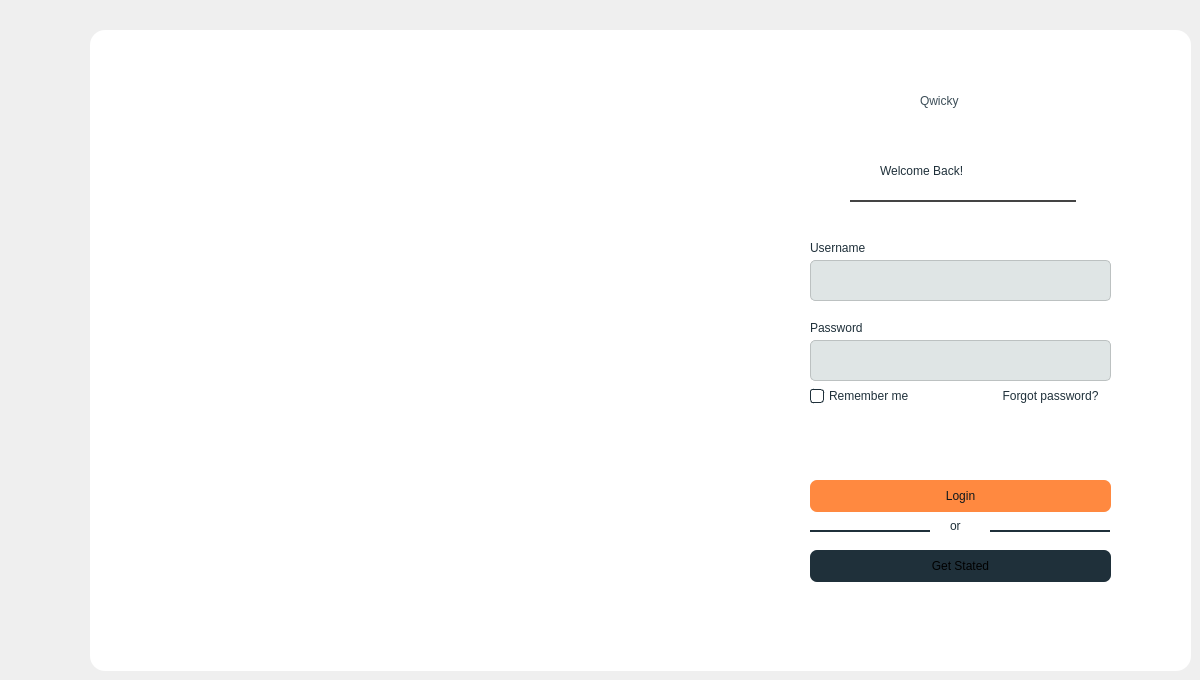
    <widget class="QWidget" name="Login_QW">
     <widget class="QGroupBox" name="groupBox">
      <property name="geometry">
       <rect>
        <x>90</x>
        <y>30</y>
        <width>1101</width>
        <height>641</height>
       </rect>
      </property>
      <property name="styleSheet">
       <string notr="true">background: rgb(255, 255, 255);
    border-radius: 15px;</string>
      </property>
      <property name="title">
       <string/>
      </property>
      <widget class="QGroupBox" name="groupBox_3">
       <property name="geometry">
        <rect>
         <x>630</x>
         <y>0</y>
         <width>431</width>
         <height>621</height>
        </rect>
       </property>
       <property name="styleSheet">
        <string notr="true">background: rgb(255, 255, 255);
    border-radius: 15px;</string>
       </property>
       <property name="title">
        <string/>
       </property>
       <widget class="QPushButton" name="Login_PB">
        <property name="geometry">
         <rect>
          <x>90</x>
          <y>450</y>
          <width>301</width>
          <height>32</height>
         </rect>
        </property>
        <property name="palette">
         <palette>
          <active>
           <colorrole role="Button">
            <brush brushstyle="SolidPattern">
             <color alpha="255">
              <red>255</red>
              <green>137</green>
              <blue>64</blue>
             </color>
            </brush>
           </colorrole>
           <colorrole role="Text">
            <brush brushstyle="SolidPattern">
             <color alpha="255">
              <red>31</red>
              <green>48</green>
              <blue>58</blue>
             </color>
            </brush>
           </colorrole>
           <colorrole role="ButtonText">
            <brush brushstyle="SolidPattern">
             <color alpha="255">
              <red>15</red>
              <green>24</green>
              <blue>29</blue>
             </color>
            </brush>
           </colorrole>
           <colorrole role="Base">
            <brush brushstyle="SolidPattern">
             <color alpha="255">
              <red>255</red>
              <green>137</green>
              <blue>64</blue>
             </color>
            </brush>
           </colorrole>
           <colorrole role="Window">
            <brush brushstyle="SolidPattern">
             <color alpha="255">
              <red>255</red>
              <green>137</green>
              <blue>64</blue>
             </color>
            </brush>
           </colorrole>
          </active>
          <inactive>
           <colorrole role="Button">
            <brush brushstyle="SolidPattern">
             <color alpha="255">
              <red>255</red>
              <green>137</green>
              <blue>64</blue>
             </color>
            </brush>
           </colorrole>
           <colorrole role="Text">
            <brush brushstyle="SolidPattern">
             <color alpha="255">
              <red>31</red>
              <green>48</green>
              <blue>58</blue>
             </color>
            </brush>
           </colorrole>
           <colorrole role="ButtonText">
            <brush brushstyle="SolidPattern">
             <color alpha="255">
              <red>15</red>
              <green>24</green>
              <blue>29</blue>
             </color>
            </brush>
           </colorrole>
           <colorrole role="Base">
            <brush brushstyle="SolidPattern">
             <color alpha="255">
              <red>255</red>
              <green>137</green>
              <blue>64</blue>
             </color>
            </brush>
           </colorrole>
           <colorrole role="Window">
            <brush brushstyle="SolidPattern">
             <color alpha="255">
              <red>255</red>
              <green>137</green>
              <blue>64</blue>
             </color>
            </brush>
           </colorrole>
          </inactive>
          <disabled>
           <colorrole role="Button">
            <brush brushstyle="SolidPattern">
             <color alpha="255">
              <red>255</red>
              <green>137</green>
              <blue>64</blue>
             </color>
            </brush>
           </colorrole>
           <colorrole role="Base">
            <brush brushstyle="SolidPattern">
             <color alpha="255">
              <red>255</red>
              <green>137</green>
              <blue>64</blue>
             </color>
            </brush>
           </colorrole>
           <colorrole role="Window">
            <brush brushstyle="SolidPattern">
             <color alpha="255">
              <red>255</red>
              <green>137</green>
              <blue>64</blue>
             </color>
            </brush>
           </colorrole>
          </disabled>
         </palette>
        </property>
        <property name="styleSheet">
         <string notr="true">QPushButton {
    background-color: rgb(255, 137, 64);
    border: none;
    border-radius: 7px;
}
QPushButton::pressed {
    background-color: rgb(255, 85, 0);
}</string>
        </property>
        <property name="text">
         <string>Login</string>
        </property>
       </widget>
       <widget class="QLineEdit" name="Password_LE">
        <property name="geometry">
         <rect>
          <x>90</x>
          <y>310</y>
          <width>301</width>
          <height>41</height>
         </rect>
        </property>
        <property name="styleSheet">
         <string notr="true">QLineEdit {
	background-color: rgb(223, 229, 229);
	color: rgb(31, 48, 58);
	border-radius: 5px;
	border-width: 0.5px;
	border-style: solid;
	border-color: rgb(188, 193, 193);
	padding-left: 5px;
	padding-right: 30px;
}

QLineEdit:focus {
    border-color: rgb(52, 81, 98);
}</string>
        </property>
        <property name="text">
         <string/>
        </property>
       </widget>
       <widget class="QPushButton" name="SignUp_PB">
        <property name="geometry">
         <rect>
          <x>90</x>
          <y>520</y>
          <width>301</width>
          <height>32</height>
         </rect>
        </property>
        <property name="styleSheet">
         <string notr="true">QPushButton {
    background-color: rgb(31, 48, 58);
    border: none;
    border-radius: 7px;
}
QPushButton::pressed {
    background-color: rgb(16, 25, 30);
}</string>
        </property>
        <property name="text">
         <string>Get Stated</string>
        </property>
       </widget>
       <widget class="QLineEdit" name="Username_LE">
        <property name="geometry">
         <rect>
          <x>90</x>
          <y>230</y>
          <width>301</width>
          <height>41</height>
         </rect>
        </property>
        <property name="styleSheet">
         <string notr="true">QLineEdit {
	background-color: rgb(223, 229, 229);
	color: rgb(31, 48, 58);
	border-radius: 5px;
	border-width: 0.5px;
	border-style: solid;
	border-color: rgb(188, 193, 193);
	padding-left: 5px;
}

QLineEdit:focus {
    border-color: rgb(52, 81, 98);
}</string>
        </property>
        <property name="text">
         <string/>
        </property>
       </widget>
       <widget class="QLabel" name="label_3">
        <property name="geometry">
         <rect>
          <x>160</x>
          <y>120</y>
          <width>161</width>
          <height>41</height>
         </rect>
        </property>
        <property name="styleSheet">
         <string notr="true">color: rgb(31, 48, 58);

font: 600 20pt &quot;Monotype Corsiva&quot;;</string>
        </property>
        <property name="text">
         <string>Welcome Back!</string>
        </property>
       </widget>
       <widget class="Line" name="line_3">
        <property name="geometry">
         <rect>
          <x>130</x>
          <y>170</y>
          <width>226</width>
          <height>2</height>
         </rect>
        </property>
        <property name="styleSheet">
         <string notr="true">background-color: rgb(68, 68, 68);
    height: 1px;
    border: none;</string>
        </property>
        <property name="orientation">
         <enum>Qt::Horizontal</enum>
        </property>
       </widget>
       <widget class="QLabel" name="label_4">
        <property name="geometry">
         <rect>
          <x>90</x>
          <y>210</y>
          <width>91</width>
          <height>16</height>
         </rect>
        </property>
        <property name="styleSheet">
         <string notr="true">color: rgb(31, 48, 58);
font: 600 10pt &quot;Segoe UI&quot;;</string>
        </property>
        <property name="text">
         <string>Username</string>
        </property>
       </widget>
       <widget class="QLabel" name="label_6">
        <property name="geometry">
         <rect>
          <x>90</x>
          <y>290</y>
          <width>91</width>
          <height>16</height>
         </rect>
        </property>
        <property name="styleSheet">
         <string notr="true">color: rgb(31, 48, 58);
font: 600 10pt &quot;Segoe UI&quot;;</string>
        </property>
        <property name="text">
         <string>Password</string>
        </property>
       </widget>
       <widget class="QLabel" name="label">
        <property name="geometry">
         <rect>
          <x>210</x>
          <y>20</y>
          <width>41</width>
          <height>41</height>
         </rect>
        </property>
        <property name="styleSheet">
         <string notr="true">color: rgb(31, 48, 58);</string>
        </property>
        <property name="text">
         <string/>
        </property>
        <property name="pixmap">
         <pixmap resource="data/mainresources.qrc">:/new/prefix1/images/logo2.png</pixmap>
        </property>
        <property name="scaledContents">
         <bool>true</bool>
        </property>
       </widget>
       <widget class="QLabel" name="label_7">
        <property name="geometry">
         <rect>
          <x>200</x>
          <y>60</y>
          <width>61</width>
          <height>21</height>
         </rect>
        </property>
        <property name="styleSheet">
         <string notr="true">color: rgb(61, 78, 88);
font: 600 13pt &quot;Segoe UI&quot;;</string>
        </property>
        <property name="text">
         <string>Qwicky</string>
        </property>
       </widget>
       <widget class="QCheckBox" name="Remember_CB">
        <property name="geometry">
         <rect>
          <x>90</x>
          <y>356</y>
          <width>101</width>
          <height>20</height>
         </rect>
        </property>
        <property name="styleSheet">
         <string notr="true">QCheckBox {
    spacing: 5px;
	color : rgb(31, 48, 58);
	font: 9pt &quot;Segoe UI&quot;;
}

QCheckBox::indicator {
    width: 12px;
    height: 12px;
}

QCheckBox::indicator:unchecked {
    border: 1px solid rgb(31, 48, 58);
    border-radius: 3px;
}

QCheckBox::indicator:checked {
	border: 1px solid  rgb(31, 48, 58) ;
	background-color: rgb(255, 85, 0);
	border-radius: 3px;
}
</string>
        </property>
        <property name="text">
         <string>Remember me</string>
        </property>
       </widget>
       <widget class="QPushButton" name="pushButton">
        <property name="geometry">
         <rect>
          <x>280</x>
          <y>356</y>
          <width>101</width>
          <height>20</height>
         </rect>
        </property>
        <property name="styleSheet">
         <string notr="true">color: rgb(31, 48, 58);
font: 9pt &quot;Segoe UI&quot;;</string>
        </property>
        <property name="text">
         <string>Forgot password?</string>
        </property>
       </widget>
       <widget class="QPushButton" name="ShowPass_PB">
        <property name="geometry">
         <rect>
          <x>360</x>
          <y>320</y>
          <width>21</width>
          <height>24</height>
         </rect>
        </property>
        <property name="styleSheet">
         <string notr="true">	background-color: none;</string>
        </property>
        <property name="text">
         <string/>
        </property>
        <property name="icon">
         <iconset>
          <normaloff>:/icons/icons/closedeye.png</normaloff>
          <normalon>:/icons/images/icons/openeye.png</normalon>:/icons/icons/closedeye.png</iconset>
        </property>
        <property name="iconSize">
         <size>
          <width>20</width>
          <height>20</height>
         </size>
        </property>
       </widget>
       <widget class="Line" name="line_2">
        <property name="geometry">
         <rect>
          <x>270</x>
          <y>500</y>
          <width>120</width>
          <height>2</height>
         </rect>
        </property>
        <property name="styleSheet">
         <string notr="true">background-color: rgb(31, 48, 58);
height: 0.5px;</string>
        </property>
        <property name="orientation">
         <enum>Qt::Horizontal</enum>
        </property>
       </widget>
       <widget class="QLabel" name="label_5">
        <property name="geometry">
         <rect>
          <x>230</x>
          <y>480</y>
          <width>20</width>
          <height>31</height>
         </rect>
        </property>
        <property name="styleSheet">
         <string notr="true">font:  600 16pt &quot;Segoe UI&quot;;
color: rgb(31, 48, 58);
background: none;</string>
        </property>
        <property name="text">
         <string>or</string>
        </property>
       </widget>
       <widget class="Line" name="line">
        <property name="geometry">
         <rect>
          <x>90</x>
          <y>500</y>
          <width>120</width>
          <height>2</height>
         </rect>
        </property>
        <property name="styleSheet">
         <string notr="true">background-color: rgb(31, 48, 58);
    height: 1px;
    border: none;</string>
        </property>
        <property name="orientation">
         <enum>Qt::Horizontal</enum>
        </property>
       </widget>
      </widget>
      <widget class="QLabel" name="label_2">
       <property name="geometry">
        <rect>
         <x>10</x>
         <y>10</y>
         <width>620</width>
         <height>620</height>
        </rect>
       </property>
       <property name="styleSheet">
        <string notr="true"/>
       </property>
       <property name="text">
        <string/>
       </property>
       <property name="pixmap">
        <pixmap resource="data/mainresources.qrc">:/new/prefix1/images/sign.png</pixmap>
       </property>
       <property name="scaledContents">
        <bool>true</bool>
       </property>
      </widget>
      <zorder>label_2</zorder>
      <zorder>groupBox_3</zorder>
     </widget>
    </widget>
